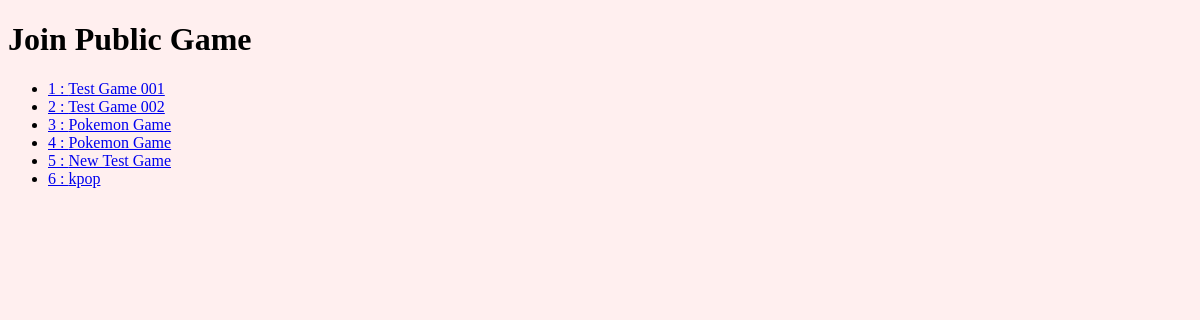
Before: /game/public with the older database file.
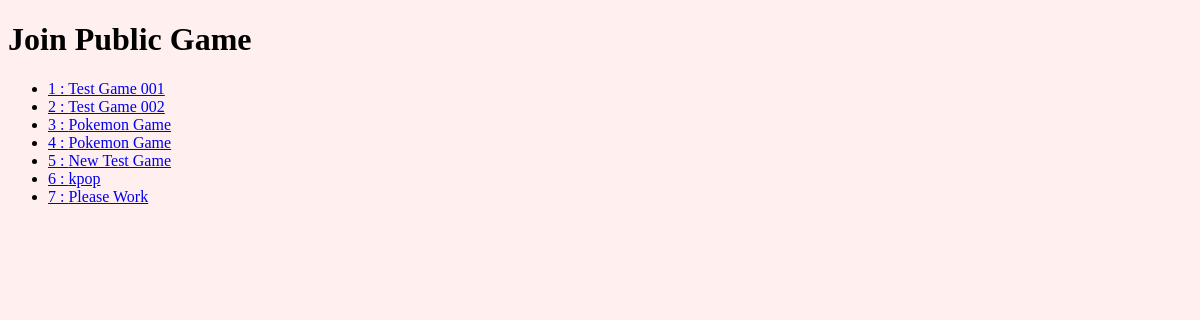
After: the same page with the newer database file.
### peppercat/models.py (models this page shows, shortened)
class Game(db.Model):
	__tablename__ = 'games'
	id            = db.Column(db.Integer, primary_key = True)
	name          = db.Column(db.String())
	date          = db.Column(db.DateTime())
	private       = db.Column(db.Boolean())
	current_scene = db.Column(db.Integer, db.ForeignKey('scenes.id'))
	game_master   = db.Column(db.Integer, db.ForeignKey('users.id'))

### peppercat/routes.py (the view)
@app.route('/game/public')
def public_games():
	public_games = Game.query.filter_by(private = False).all()
	return render_template('public_games.html', gamelist = public_games)

### peppercat/templates/public_games.html
{% extends "layout.html" %}
{% block content %}
	<h1>Join Public Game</h1>
	{% if gamelist %}
		<ul>
		{% for game in gamelist %}
			<li><a href="{{ url_for('join_game', id = game.id) }}">{{ game.id }} : {{ game.name }}</a></li>
		{% endfor %}
		</ul>
	{% endif %}
{% endblock %}

### peppercat/templates/layout.html (shortened to what this page needs)
<!doctype html>
<html lang="en">
<head>
    <link rel="stylesheet" href="{{ url_for('static', filename='css/main.css') }}">
</head>
<body>
{% block content %}
{% endblock %}
</body>
</html>

### peppercat/client/css/main.css (style rules this page uses)
body { background-color: #ffefef; }

Changed rows visible on the page:
added Game: id "7", name "Please Work"
